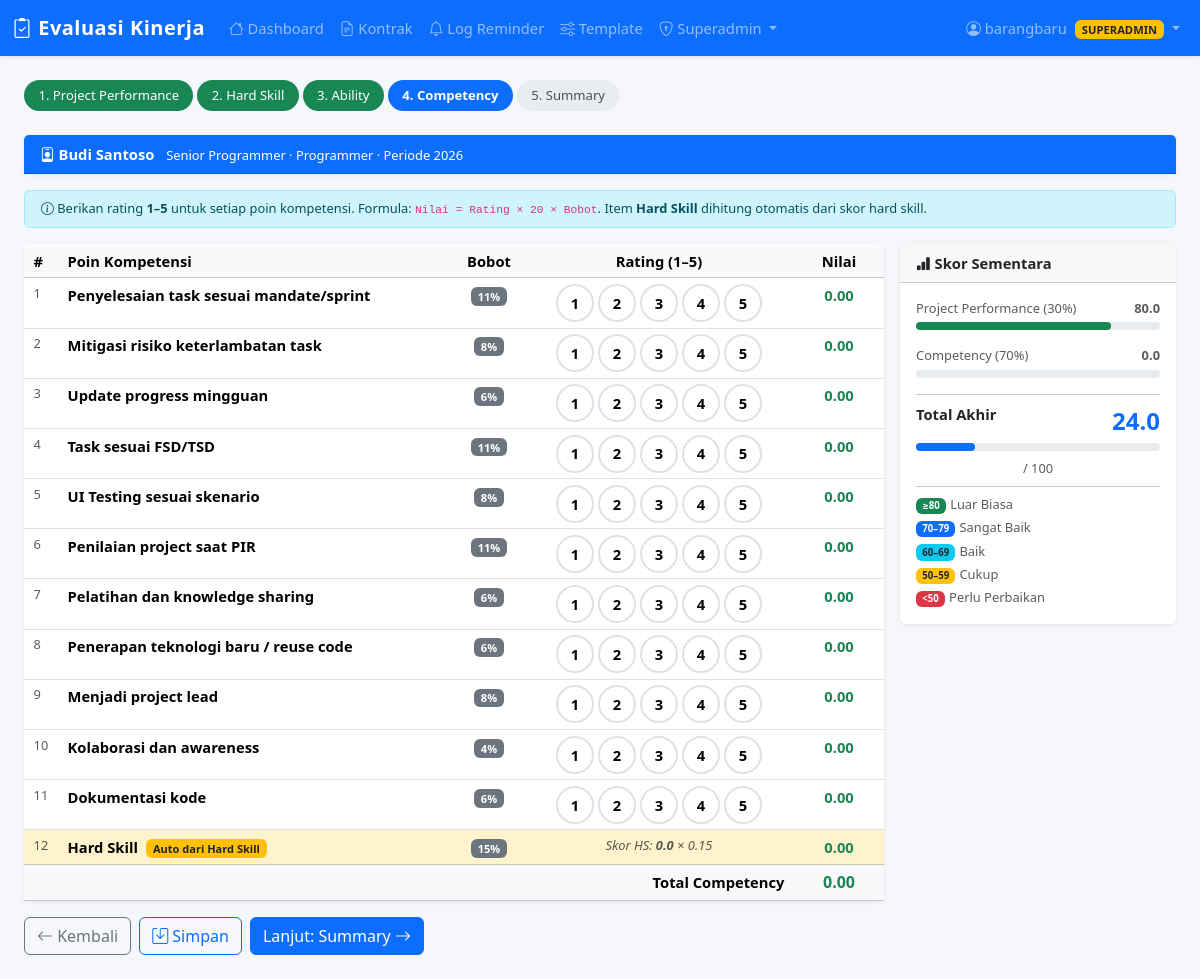
Screenshot of /eval/1/competency (signed in) with the database file from the repository.
### tables this page shows
CREATE TABLE employees (
    id INTEGER PRIMARY KEY AUTOINCREMENT,
    name TEXT NOT NULL,
    jabatan TEXT DEFAULT '',
    divisi TEXT NOT NULL,
    created_at TEXT DEFAULT (datetime('now','localtime'))
, level TEXT DEFAULT 'Staff', employment_type TEXT DEFAULT 'tetap', contract_start TEXT DEFAULT '', contract_end TEXT DEFAULT '', email TEXT DEFAULT '', phone TEXT DEFAULT '', telegram_id TEXT DEFAULT '', is_active INTEGER DEFAULT 1, notes TEXT DEFAULT '');

CREATE TABLE evaluations (
    id INTEGER PRIMARY KEY AUTOINCREMENT,
    employee_id INTEGER NOT NULL,
    periode TEXT NOT NULL,
    status TEXT DEFAULT 'draft',
    pp_score INTEGER DEFAULT 0,
    pp_total REAL DEFAULT 0,
    hs_total REAL DEFAULT 0,
    ability_score REAL DEFAULT 0,
    competency_total REAL DEFAULT 0,
    final_total REAL DEFAULT 0,
    evaluator TEXT DEFAULT '',
    overall_assessment TEXT DEFAULT '',
    development_plan TEXT DEFAULT '',
    created_at TEXT DEFAULT (datetime('now','localtime')),
    FOREIGN KEY(employee_id) REFERENCES employees(id) ON DELETE CASCADE
);

CREATE TABLE competency_items (
    id INTEGER PRIMARY KEY AUTOINCREMENT,
    divisi TEXT NOT NULL,
    point_measurement TEXT NOT NULL,
    bobot REAL DEFAULT 0.0,
    sort_order INTEGER DEFAULT 0,
    is_hardskill INTEGER DEFAULT 0
);

### app.py (the view, shortened to what this page needs)
@app.route('/eval/<int:eval_id>/competency', methods=['GET', 'POST'])
@login_required
def eval_competency(eval_id):
    db = get_db()
    ev = get_eval_or_404(db, eval_id)
    if not ev: return redirect(url_for('index'))
    ev_row   = db.execute('SELECT hs_total, competency_total FROM evaluations WHERE id=?', (eval_id,)).fetchone()
    hs_total = ev_row['hs_total']
    items    = db.execute('''SELECT ci.*, COALESCE(cs.rating,0) AS current_rating
                             FROM competency_items ci
                             LEFT JOIN competency_scores cs ON cs.competency_item_id=ci.id AND cs.eval_id=?
                             WHERE ci.divisi=? ORDER BY ci.sort_order''',
                          (eval_id, ev['divisi'])).fetchall()
    items_with_val = [{'item': i, 'val': round(hs_total*i['bobot'],2) if i['is_hardskill']
                       else round(i['current_rating']*20.0*i['bobot'],2)} for i in items]
    return render_template('eval_competency.html', ev=ev, items_with_val=items_with_val,
                           hs_total=hs_total, competency_total=ev_row['competency_total'])

### app.py (called while the page is built)
def get_db():
    if 'db' not in g:
        g.db = sqlite3.connect(DB_PATH)
        g.db.row_factory = sqlite3.Row
        g.db.execute('PRAGMA foreign_keys = ON')
    return g.db

def login_required(f):
    @wraps(f)
    def decorated(*args, **kwargs):
        if 'user_id' not in session:
            flash('Silakan login terlebih dahulu', 'warning')
            return redirect(url_for('login', next=request.path))
        return f(*args, **kwargs)
    return decorated

@app.context_processor
def inject_globals():
    return {
        'current_user': {
            'id':       session.get('user_id'),
            'username': session.get('username'),
            'name':     session.get('user_name'),
            'role':     session.get('user_role'),
        } if 'user_id' in session else None,
        'now_year':   date.today().year,
        'today_date': date.today().isoformat(),
    }

def get_eval_or_404(db, eval_id):
    return db.execute('''SELECT e.*, emp.name AS emp_name, emp.jabatan, emp.divisi
                         FROM evaluations e JOIN employees emp ON emp.id = e.employee_id
                         WHERE e.id=?''', (eval_id,)).fetchone()

### templates/eval_competency.html (shortened to what this page needs)
{% extends 'base.html' %}
{% block content %}
<div class="eval-steps">
  <a href="/eval/{{ ev.id }}/project" class="step done">1. Project Performance</a>
  <a href="/eval/{{ ev.id }}/hardskill" class="step done">2. Hard Skill</a>
  <a href="/eval/{{ ev.id }}/ability" class="step done">3. Ability</a>
  <span class="step active">4. Competency</span>
  <a href="/eval/{{ ev.id }}/summary" class="step">5. Summary</a>
</div>
<div class="card mb-3">
  <div class="card-header bg-primary text-white py-2 fw-bold">
    <i class="bi bi-person-badge"></i> {{ ev.emp_name }}
    <small class="ms-2 fw-normal">{{ ev.jabatan }} · {{ ev.divisi }} · Periode {{ ev.periode }}</small>
  </div>
</div>
<div class="alert alert-info py-2 small mb-3">
  <i class="bi bi-info-circle"></i>
  Berikan rating <strong>1–5</strong> untuk setiap poin kompetensi.
  Formula: <code>Nilai = Rating × 20 × Bobot</code>.
  Item <strong>Hard Skill</strong> dihitung otomatis dari skor hard skill.
</div>
<form method="post" id="compForm">
<div class="row g-3">
  <div class="col-lg-9">
    <div class="card">
      <div class="card-body p-0">
        <table class="table table-hover table-sm mb-0">
          <thead class="table-light">
            <tr>
              <th style="width:30px">#</th>
              <th>Poin Kompetensi</th>
              <th class="text-center" style="width:70px">Bobot</th>
              <th class="text-center" style="width:270px">Rating (1–5)</th>
              <th class="text-center" style="width:90px">Nilai</th>
            </tr>
          </thead>
          <tbody id="compBody">
            {% for row in items_with_val %}
            {% set item = row.item %}
            <tr {% if item.is_hardskill %}class="table-warning"{% endif %}>
              <td class="text-muted small">{{ loop.index }}</td>
              <td>
                <span class="fw-semibold">{{ item.point_measurement }}</span>
                {% if item.is_hardskill %}
                  <span class="badge bg-warning text-dark ms-1">Auto dari Hard Skill</span>
                {% endif %}
              </td>
              <td class="text-center">
                <span class="badge bg-secondary">{{ (item.bobot * 100) | int }}%</span>
              </td>
              <td class="text-center">
                {% if item.is_hardskill %}
                  <div class="text-muted small fst-italic">
                    Skor HS: <strong>{{ '%.1f' | format(hs_total) }}</strong> × {{ item.bobot }}
                  </div>
                {% else %}
                  <div class="d-flex gap-1 justify-content-center" id="rgrp_{{ item.id }}">
                    {% for v in [1,2,3,4,5] %}
                    <button type="button"
                      class="rating-btn {{ 'sel' if item.current_rating == v else '' }}"
                      onclick="setRating(this, {{ item.id }}, {{ v }}, {{ item.bobot }})">{{ v }}</button>
                    {% endfor %}
                  </div>
                {% endif %}
              </td>
              <td class="text-center">
                <span class="fw-bold text-success comp-val" id="cval_{{ item.id }}">
                  {{ '%.2f' | format(row.val) }}
                </span>
              </td>
            </tr>
            {% endfor %}
          </tbody>
          <tfoot class="table-light fw-bold">
            <tr>
              <td colspan="4" class="text-end">Total Competency</td>
              <td class="text-center text-success fs-6" id="comp-total-cell">
                {{ '%.2f' | format(competency_total) }}
              </td>
            </tr>
          </tfoot>
        </table>
      </div>
    </div>
    <div class="d-flex gap-2 mt-3 mb-4">
      <a href="/eval/{{ ev.id }}/ability" class="btn btn-outline-secondary">
        <i class="bi bi-arrow-left"></i> Kembali
      </a>
      <button type="submit" name="action" value="save" class="btn btn-outline-primary">
        <i class="bi bi-save"></i> Simpan
      </button>
      <button type="submit" name="action" value="next" class="btn btn-primary">
        Lanjut: Summary <i class="bi bi-arrow-right"></i>
      </button>
    </div>
  </div>
  <div class="col-lg-3">
    <div class="card sticky-score">
      <div class="card-header py-2 fw-bold"><i class="bi bi-bar-chart-fill"></i> Skor Sementara</div>
      <div class="card-body">
        <div class="mb-3">
          <div class="d-flex justify-content-between small text-muted mb-1">
            <span>Project Performance (30%)</span>
            <strong>{{ '%.1f' | format(ev.pp_total) }}</strong>
          </div>
          <div class="gauge-bar"><div class="gauge-fill bg-success" style="width:{{ ev.pp_total }}%"></div></div>
        </div>
        <div class="mb-3">
          <div class="d-flex justify-content-between small text-muted mb-1">
            <span>Competency (70%)</span>
            <strong id="comp-sidebar">{{ '%.1f' | format(competency_total) }}</strong>
          </div>
          <div class="gauge-bar"><div class="gauge-fill bg-warning" id="comp-gauge" style="width:{{ [competency_total,100]|min }}%"></div></div>
        </div>
        <hr class="my-2">
        <div class="d-flex justify-content-between mb-1">
          <span class="fw-semibold">Total Akhir</span>
          <span class="score-badge text-primary" id="final-display" style="font-size:1.5rem">
            {{ '%.1f' | format(ev.final_total) }}
          </span>
        </div>
        <div class="gauge-bar mb-2">
          <div class="gauge-fill" id="final-gauge" style="width:{{ [ev.final_total,100]|min }}%"></div>
        </div>
        <div class="text-center small text-muted">/ 100</div>
        <hr class="my-2">
        <div class="small text-muted">
          <div class="mb-1"><span class="badge bg-success me-1">≥80</span>Luar Biasa</div>
          <div class="mb-1"><span class="badge bg-primary me-1">70–79</span>Sangat Baik</div>
          <div class="mb-1"><span class="badge bg-info text-dark me-1">60–69</span>Baik</div>
          <div class="mb-1"><span class="badge bg-warning text-dark me-1">50–59</span>Cukup</div>
          <div><span class="badge bg-danger me-1">&lt;50</span>Perlu Perbaikan</div>
        </div>
      </div>
    </div>
  </div>
</div>
</form>
{% endblock %}

### templates/base.html (style rules this page uses)
body { background:#f5f7fa; font-size:.92rem; }
.card { border:none; box-shadow:0 1px 4px rgba(0,0,0,.08); }
.eval-steps { display:flex; gap:4px; margin-bottom:1.5rem; flex-wrap:wrap; }
.eval-steps .step { padding:.35rem .9rem; border-radius:20px; font-size:.82rem; background:#e9ecef; color:#495057; text-decoration:none; }
.eval-steps .step.active { background:#0d6efd; color:#fff; font-weight:600; }
.eval-steps .step.done { background:#198754; color:#fff; }
.score-badge { font-size:2rem; font-weight:700; }
.table-sm th, .table-sm td { padding:.35rem .6rem; }
.rating-btn { width:38px; height:38px; border-radius:50%; border:2px solid #dee2e6; background:#fff; cursor:pointer; font-weight:600; transition:.15s; }
.gauge-bar { height:8px; border-radius:4px; background:#e9ecef; }
.gauge-fill { height:8px; border-radius:4px; background:#0d6efd; transition:width .4s; }
.sticky-score { position:sticky; top:70px; }

### rows the page displays
employees: emp_name "Budi Santoso", jabatan "Senior Programmer", divisi "Programmer"
evaluations: periode "2026", hs_total "0.0", competency_total "0.00", pp_total "80.0", competency_total "0.0", final_total "24.0"
competency_items: point_measurement "Penyelesaian task sesuai mandate/sprint", (item.bobot*100)|int "11"
competency_items: point_measurement "Mitigasi risiko keterlambatan task", (item.bobot*100)|int "8"
competency_items: point_measurement "Update progress mingguan", (item.bobot*100)|int "6"
competency_items: point_measurement "Task sesuai FSD/TSD", (item.bobot*100)|int "11"
competency_items: point_measurement "UI Testing sesuai skenario", (item.bobot*100)|int "8"
competency_items: point_measurement "Penilaian project saat PIR", (item.bobot*100)|int "11"
competency_items: point_measurement "Pelatihan dan knowledge sharing", (item.bobot*100)|int "6"
competency_items: point_measurement "Penerapan teknologi baru / reuse code", (item.bobot*100)|int "6"
competency_items: point_measurement "Menjadi project lead", (item.bobot*100)|int "8"
competency_items: point_measurement "Kolaborasi dan awareness", (item.bobot*100)|int "4"
competency_items: point_measurement "Dokumentasi kode", (item.bobot*100)|int "6"
competency_items: point_measurement "Hard Skill", (item.bobot*100)|int "15", bobot "0.15"

### other values shown
{{ current_user.name }} "barangbaru"
{{ current_user.role | upper }} "SUPERADMIN"
{{ v }} "1" "2" "3" "4" "5" "1" "2" "3" "4" "5" "1" "2" "3" "4" "5" "1" "2" "3" "4" "5" "1" "2" "3" "4" "5" "1" "2" "3" "4" "5" "1" "2" "3" "4" "5" "1" "2" "3" "4" "5" "1" "2" "3" "4" "5" "1" "2" "3" "4" "5" "1" "2" "3" "4" "5"
{{ '%.2f' | format(row.val) }} "0.00" "0.00" "0.00" "0.00" "0.00" "0.00" "0.00" "0.00" "0.00" "0.00" "0.00" "0.00"
